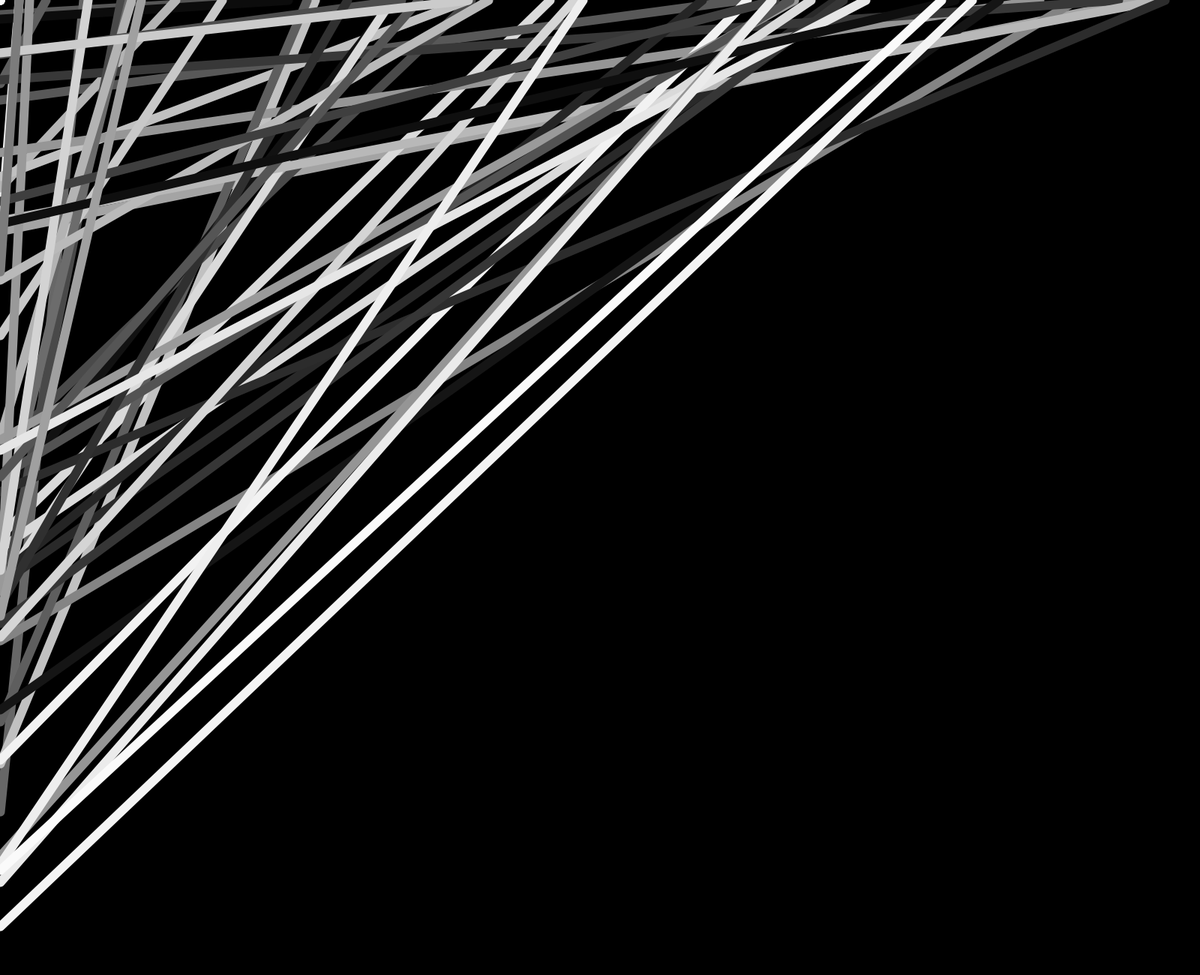
Frame 1 (no input)
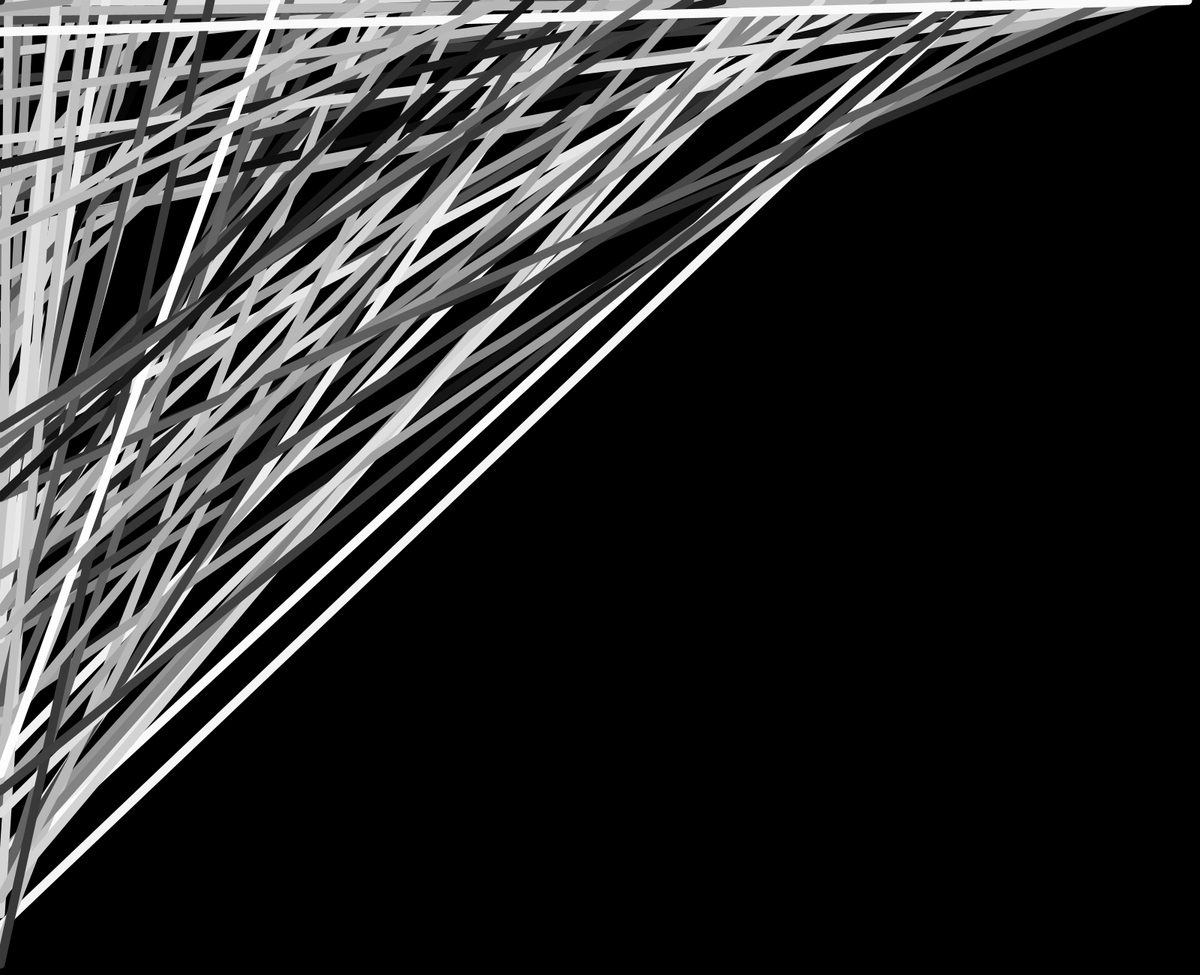
Frame 2 (the mouse pressed at the canvas centre, redrawn once)

The Processing sketch that drew these frames (run headless with seeded random() and noise(); the mouse was pressed at the canvas centre and the sketch redrawn once):

// Processing sketch: Assignment_4_1__move__
// ── Assignment_4_1__move__.pde
int dragx, dragy, movex, movey;
void setup() {
 size(1600, 1300);
 background(0);
 smooth();
 noLoop();
 noFill();
 noStroke();
 }
 void draw() {
 for (int i = 0; i < 50; i++) { // Draw 50 x shapes
 drawX(int(random(255)), int(random(30)),
 int(random(width)), int(random(height)), 100);
 }
 }
 void drawX(int red, int weight, int x, int y, int size) {
 stroke(red);
 strokeCap(ROUND);
 strokeWeight(12);
 
 line(movex, movey, dragx, dragy);
 line(x, movey, dragx, y);
 }
 void mouseMoved() { 
 movex = mouseX;
 movey = mouseY;
 }
 void mouseDragged() {
 dragx = mouseX;
 dragy = mouseY;
 }
